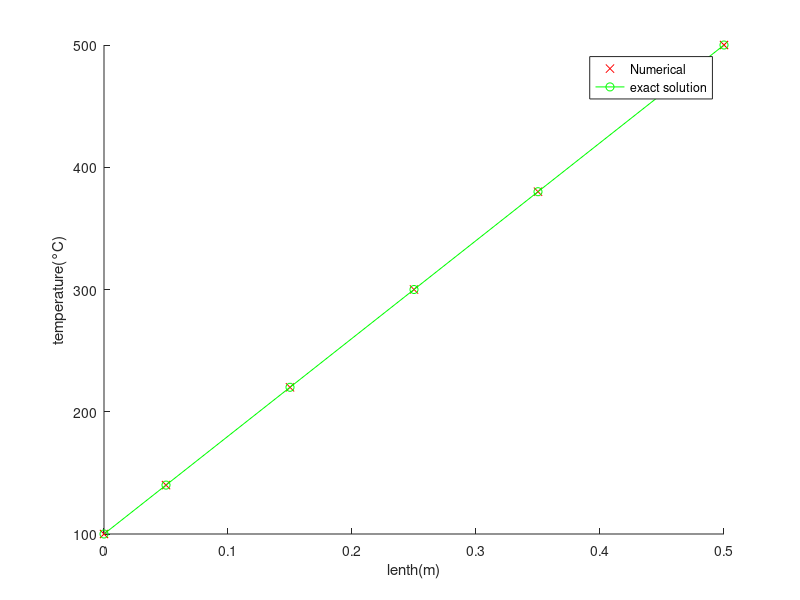

The MATLAB source for this figure:
%-----------*1-D Heat Conduction in rod*--------------%
clc;      % 清除Command Window
clear     % 清除workspace
close all % 關閉所有圖片
%----初始條件----%
Ta = 100;%度C
Tb = 500;%度C
A = 0.01;%m^2
K = 1000;%W/mk
L = 0.5;%m
n = 7;%(總點數)
dx = L /(n-2);
%%

%-------aptp-awtw-aete = Su，求t---------%
%---假設成係數是A, 溫度t是x, Ax=Su, 求x ----%
Z = K*A/dx;
A=zeros(n-2,n-2);
%頭尾
A(1,1) = 3*Z;
A(1,2) = -Z;
A(n-2,n-3) = -Z;
A(n-2,n-2) = 3*Z;
%中間
for i=3:n-2
     A(i-1,i-2) = -Z;
     A(i-1,i-1) = 2*Z;
     A(i-1,i) = -Z;
end
%Su
Su = zeros(n-2,1);
Su(1,1) = 2*Z*Ta;
Su(n-2,1) = 2*Z*Tb;

%%
% TDMA[錯誤方法，TDMA內不可以有斜除法]
% determines n
%n = length(Su);
    
% preallocates x
% x = zeros(n,1);
%     
% % forward elimination
% for i = 2:n
%         w = A(i,i-1)/A(i-1,i-1);
%         A(i,i) = A(i,i)-w*A(i-1,i);
%         Su(i) = Su(i)-w*Su(i-1);
% end
%     
%     % backward substitution
%     x(n) = Su(n)/A(n,n);
% for i = (n-1):(-1):1
%         x(i) = (d(i)-A(i,i+1)*x(i+1))/A(i,i);
% end
%%
%矩陣計算
%----利用"\"進行矩陣, A\Su 表示矩陣元素 Su(i,j)/A(i,j) 的矩阵-----%
X = A\Su;
F = transpose(X);
disp(F);
x = [Ta,F];
x1= [x,Tb];

lengthpoint = zeros(n,1);
lengthpoint(1,1) = 0;
lengthpoint(n,1) = L;
lengthpoint(2,1) = lengthpoint(1,1)+dx/2;
for i=3:n-1
    lengthpoint(i,1) = lengthpoint(i-1,1)+dx;
end
%%
figure
hold on;
plot(lengthpoint,x1,'r x')
% n=7(5 nodes +Ta+Tb)

xlabel('lenth(m)')
ylabel('temperature(°C)')

%%
% the exact solution (T = 800x +100)
y = 800*lengthpoint+100;
plot(lengthpoint,y,'g-o')
legend('Numerical',"exact solution")
hold off